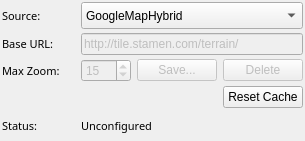
<?xml version="1.0" encoding="UTF-8"?>
<ui version="4.0">
 <class>tile_map_config</class>
 <widget class="QWidget" name="tile_map_config">
  <property name="geometry">
   <rect>
    <x>0</x>
    <y>0</y>
    <width>305</width>
    <height>141</height>
   </rect>
  </property>
  <property name="windowTitle">
   <string>Form</string>
  </property>
  <property name="styleSheet">
   <string notr="true"/>
  </property>
  <layout class="QGridLayout" name="gridLayout">
   <property name="verticalSpacing">
    <number>4</number>
   </property>
   <property name="margin">
    <number>2</number>
   </property>
   <item row="3" column="0">
    <widget class="QLabel" name="url_label">
     <property name="font">
      <font>
       <family>Sans Serif</family>
       <pointsize>8</pointsize>
      </font>
     </property>
     <property name="text">
      <string>Base URL:</string>
     </property>
    </widget>
   </item>
   <item row="2" column="0">
    <widget class="QLabel" name="label">
     <property name="font">
      <font>
       <family>Sans Serif</family>
       <pointsize>8</pointsize>
      </font>
     </property>
     <property name="text">
      <string>Source:</string>
     </property>
    </widget>
   </item>
   <item row="7" column="1" colspan="3">
    <widget class="QLabel" name="status">
     <property name="font">
      <font>
       <family>Sans Serif</family>
       <pointsize>8</pointsize>
      </font>
     </property>
     <property name="styleSheet">
      <string notr="true"/>
     </property>
     <property name="text">
      <string>Unconfigured</string>
     </property>
     <property name="wordWrap">
      <bool>true</bool>
     </property>
    </widget>
   </item>
   <item row="4" column="0">
    <widget class="QLabel" name="label_6">
     <property name="font">
      <font>
       <family>Sans Serif</family>
       <pointsize>8</pointsize>
      </font>
     </property>
     <property name="text">
      <string>Max Zoom:</string>
     </property>
    </widget>
   </item>
   <item row="5" column="3">
    <widget class="QPushButton" name="reset_cache_button">
     <property name="text">
      <string>Reset Cache</string>
     </property>
    </widget>
   </item>
   <item row="2" column="1" colspan="3">
    <widget class="QComboBox" name="source_combo">
     <property name="maximumSize">
      <size>
       <width>16777215</width>
       <height>27</height>
      </size>
     </property>
     <property name="editable">
      <bool>false</bool>
     </property>
     <item>
      <property name="text">
       <string>GoogleMapHybrid</string>
      </property>
     </item>
     <item>
      <property name="text">
       <string>GoogleMapStreet</string>
      </property>
     </item>
     <item>
      <property name="text">
       <string>GoogleMapSatellite</string>
      </property>
     </item>
     <item>
      <property name="text">
       <string>GoogleMapTerrian</string>
      </property>
     </item>
     <item>
      <property name="text">
       <string>OSMStreetMap</string>
      </property>
     </item>
     <item>
      <property name="text">
       <string>OpenSeaMap</string>
      </property>
     </item>
      <item>
      <property name="text">
       <string>BingMap</string>
      </property>
     </item>
     <item>
      <property name="text">
       <string>Custom WMTS Source...</string>
      </property>
     </item>
    </widget>
   </item>
   <item row="3" column="1" colspan="3">
    <widget class="QLineEdit" name="base_url_text">
     <property name="enabled">
      <bool>false</bool>
     </property>
     <property name="text">
      <string>http://tile.stamen.com/terrain/</string>
     </property>
    </widget>
   </item>
   <item row="4" column="3">
    <widget class="QPushButton" name="delete_button">
     <property name="enabled">
      <bool>false</bool>
     </property>
     <property name="text">
      <string>Delete</string>
     </property>
    </widget>
   </item>
   <item row="4" column="2">
    <widget class="QPushButton" name="save_button">
     <property name="enabled">
      <bool>false</bool>
     </property>
     <property name="text">
      <string>Save...</string>
     </property>
    </widget>
   </item>
   <item row="7" column="0">
    <widget class="QLabel" name="label_2">
     <property name="font">
      <font>
       <family>Sans Serif</family>
       <pointsize>8</pointsize>
      </font>
     </property>
     <property name="text">
      <string>Status:</string>
     </property>
    </widget>
   </item>
   <item row="4" column="1">
    <widget class="QSpinBox" name="max_zoom_spin_box">
     <property name="enabled">
      <bool>false</bool>
     </property>
     <property name="sizePolicy">
      <sizepolicy hsizetype="Expanding" vsizetype="Fixed">
       <horstretch>0</horstretch>
       <verstretch>0</verstretch>
      </sizepolicy>
     </property>
     <property name="maximumSize">
      <size>
       <width>50</width>
       <height>16777215</height>
      </size>
     </property>
     <property name="value">
      <number>15</number>
     </property>
    </widget>
   </item>
  </layout>
 </widget>
 <resources/>
 <connections/>
</ui>
